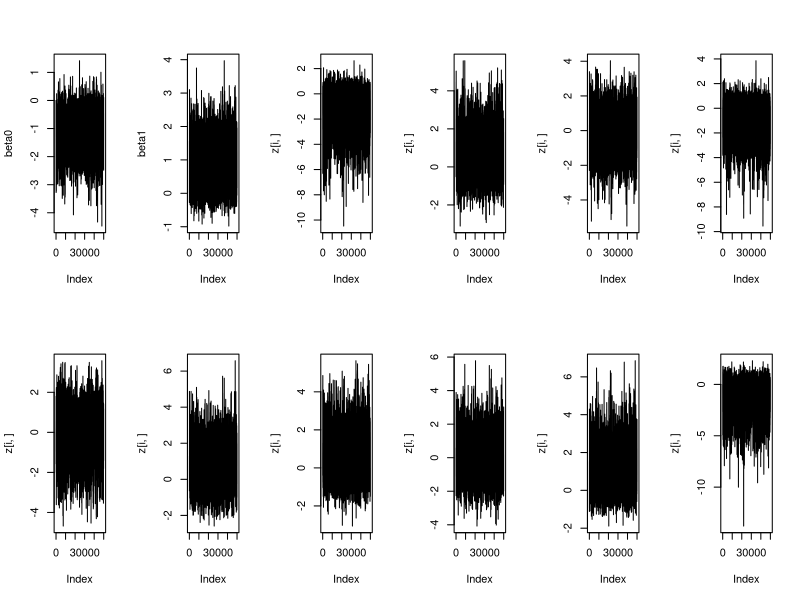
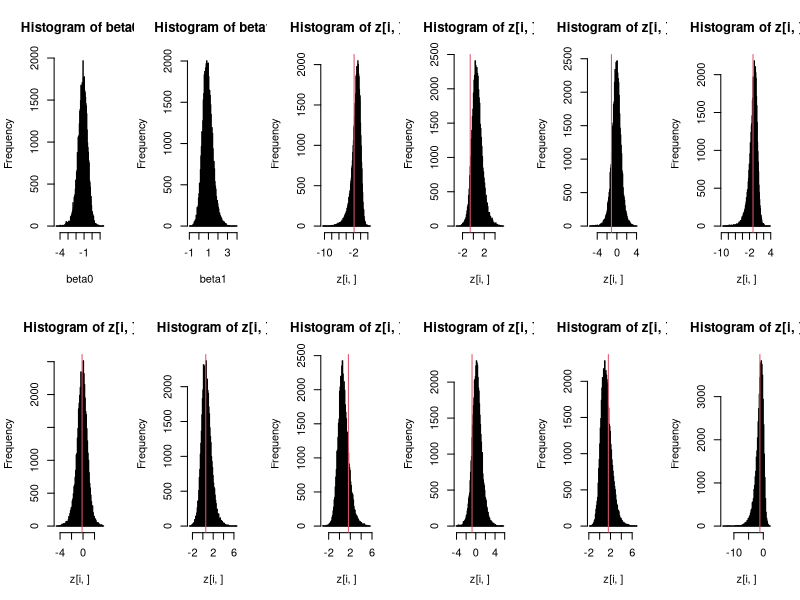

Source code (R) for these figures, in order:
rm(list=ls())
set.seed(1234)
I=10; J=5
beta.true=c(-1,1)
x=array(rnorm(I*J),dim=c(I,J))
sig=1
z.true=rnorm(I,0,sqrt(sig))
thetaij=beta.true[1] + beta.true[2]*x + rep(z.true,times=J)

Y=array(rbinom(I*J,1,exp(thetaij)/(1+exp(thetaij))),dim=c(I,J))

#############
#priors
tau=c(10000,10000)
#a=0.001; b=0.001
a=2/2; b=2/2 * 1

#############
#candidate variances
qb=c(0.9,0.9)
qz=rep(0.9,I)

#############
#initial values
nits=50000
beta0=beta1=sig2=rep(NA,nits)
beta0[1]=0
beta1[1]=0
sig2[1]=1
z=array(dim=c(I,nits))
z[,1]=0

##############
#Gibbs sampler
for(it in 2:nits){
  #beta0
  b0s=rnorm(1,beta0[it-1],qb[1])
  ra=sum(Y)*(b0s-beta0[it-1])
  rb=prod( (1+exp(beta0[it-1]+beta1[it-1]*x+rep(z[,it-1],times=J)))/
           (1+exp(b0s+beta1[it-1]*x+rep(z[,it-1],times=J))) )
  rc=(b0s^2-beta0[it-1]^2)
  r=rb * exp(ra - rc/(2*tau[1]))
  beta0[it]=ifelse(r>runif(1),b0s,beta0[it-1])

  #beta1
  b1s=rnorm(1,beta1[it-1],qb[2])
  ra=sum(Y * x) * (b1s - beta1[it-1])
  rb=prod( (1+exp(beta0[it]+beta1[it-1]*x+rep(z[,it-1],times=J)))/
           (1+exp(beta0[it]+b1s*x+rep(z[,it-1],times=J))) )
  rc=(b1s^2-beta1[it-1]^2)
  r=rb * exp(ra - rc/(2*tau[2]))
  beta1[it]=ifelse(r>runif(1),b1s,beta1[it-1])

  #z
  for(i in 1:I){
    zs=rnorm(1,z[i,it-1],qz[i])
    ra=sum(Y[i,])*(zs-z[i,it-1])
    rb=prod( (1+exp(beta0[it-1]+beta1[it]*x[i,]+z[i,it-1]))/
             (1+exp(beta0[it-1]+beta1[it]*x[i,]+zs)) )
    rc=(zs^2-z[i,it-1]^2)
    r=rb * exp(ra - rc/(2*sig2[it-1]))
    z[i,it]=ifelse(r>runif(1),zs,z[i,it-1])
  }

  #sig2
  sig2[it]=1/rgamma(1,I/2+a,sum(z[,it]^2)/2+b)
}

pars=cbind(beta0,beta1,t(z),sig2)
apply(pars[-1,]!=pars[-nits,],2,mean)
apply(pars,2,quantile,c(.5,.025,.975))

par(mfrow=c(2,6))
plot(beta0,type='l')
plot(beta1,type='l')
for(i in 1:I){
  plot(z[i,],type='l')
}

par(mfrow=c(2,6))
hist(beta0,breaks=100)
hist(beta1,breaks=100)
for(i in 1:I){
  hist(z[i,],breaks=100); abline(v=z.true[i],col=2)
}

